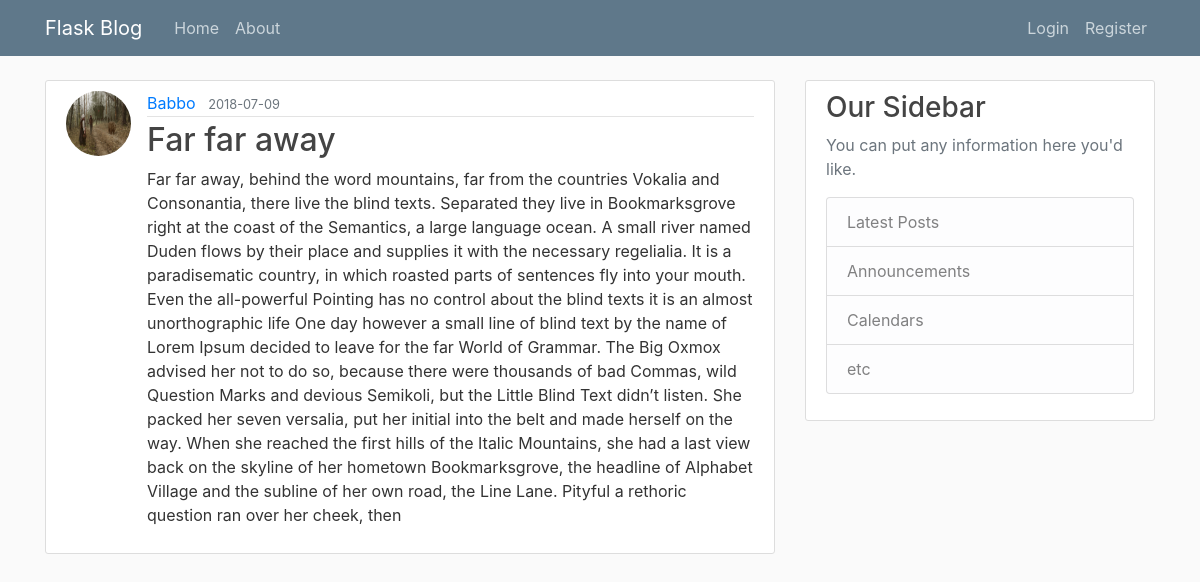
The app's page /post/4 with its own data.
### flaskblog/models.py (models this page shows, shortened)
class User(db.Model, UserMixin):
    id = db.Column(db.Integer, primary_key = True)
    username = db.Column(db.String(20), unique = True, nullable = False)
    email = db.Column(db.String(120), unique=True, nullable=False)
    image_file = db.Column(db.String(20), nullable=False, default='default.jpg')
    password = db.Column(db.String(60), nullable = False)
    posts = db.relationship('Post', backref='author', lazy=True)

class Post(db.Model):
    id = db.Column(db.Integer, primary_key=True)
    title = db.Column(db.String(100), nullable=False)
    date_posted = db.Column(db.DateTime, nullable=False, default=datetime.utcnow)
    content = db.Column(db.Text, nullable = False)
    user_id = db.Column(db.Integer, db.ForeignKey('user.id'), nullable=False)

### flaskblog/posts/routes.py (the view)
@posts.route('/post/<int:post_id>')
def post(post_id):
    post = Post.query.get_or_404(post_id)
    return render_template("post.html", title=post.title, post=post)

### flaskblog/templates/post.html (shortened to what this page needs)
{% extends "layout.html" %}
{% block content %}
    <article class="media content-section">
      <img src="{{ url_for('static', filename='profile_pics/' + post.author.image_file) }}" class="rounded-circle article-img">
      <div class="media-body">
        <div class="article-metadata">
          <a class="mr-2" href="{{ url_for('users.user_posts', username=post.author.username) }}">{{ post.author.username }}</a>
          <small class="text-muted">{{ post.date_posted.strftime('%Y-%m-%d') }}</small>
        </div>
        <h2 class="article-title">{{ post.title }}</h2>
        <p class="article-content">{{ post.content }}</p>
      </div>
    </article>
{% endblock content %}

### flaskblog/static/main.css (style rules this page uses)
body { background: #fafafa; color: #333333; margin-top: 5rem; }
h1, h2, h3, h4, h5, h6 { color: #444444; }
.content-section { background: #ffffff; padding: 10px 20px; border: 1px solid #dddddd; border-radius: 3px; margin-bottom: 20px; }
.article-title { color: #444444; }
.article-content { white-space: pre-line; }
.article-img { height: 65px; width: 65px; margin-right: 16px; }
.article-metadata { padding-bottom: 1px; margin-bottom: 4px; border-bottom: 1px solid #e3e3e3 }

### records on screen
User: image_file (picture), author.username "Babbo"
Post: date_posted "2018-07-09", title "Far far away", content "Far far away, behind the word mountains, far from the countries Vokalia and Consonantia, there live the blind texts. Separated they live in Bookmarksgrove right at the coast of the Semantics, a large language ocean. A small river named Duden flows by their place and supplies it with the necessary regelialia. It is a paradisematic country, in which roasted parts of sentences fly into your mouth. Even the all-powerful Pointing has no control about the blind texts it is an almost unorthographic life One day however a small line of blind text by the name of Lorem Ipsum decided to leave for the far World of Grammar. The Big Oxmox advised her not to do so, because there were thousands of bad…"
